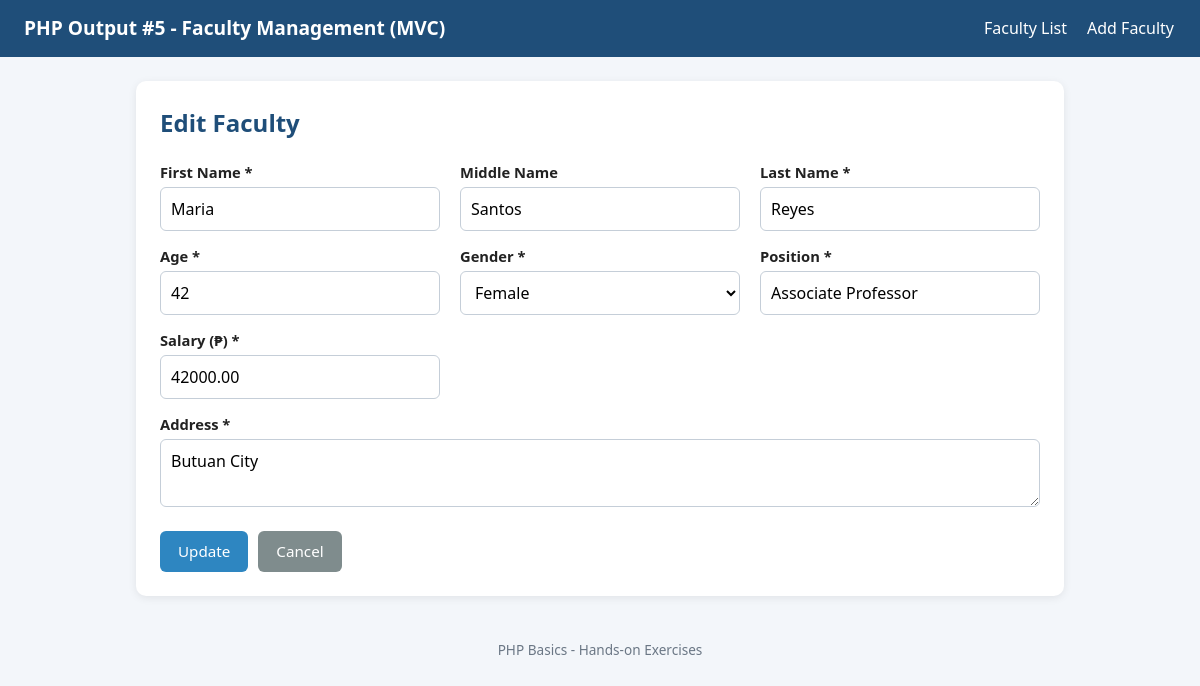
Page /output5/index.php?action=edit&id=2 on the committed database.
### tables this page shows
CREATE TABLE IF NOT EXISTS faculty (
  id          INT UNSIGNED NOT NULL AUTO_INCREMENT,
  first_name  VARCHAR(50)  NOT NULL,
  middle_name VARCHAR(50)  DEFAULT NULL,
  last_name   VARCHAR(50)  NOT NULL,
  age         TINYINT UNSIGNED NOT NULL,
  gender      ENUM('Male','Female','Other') NOT NULL,
  address     VARCHAR(255) NOT NULL,
  position    VARCHAR(100) NOT NULL,
  salary      DECIMAL(10,2) NOT NULL,
  created_at  TIMESTAMP NOT NULL DEFAULT CURRENT_TIMESTAMP,
  PRIMARY KEY (id)
);

### output5/controllers/FacultyController.php (called while the page is built, shortened)
<?php
require_once __DIR__ . "/../models/Faculty.php";
class FacultyController
{
    private Faculty $model;
    public function __construct()
    {
        $this->model = new Faculty();
    }
    public function edit(): void
    {
        $id  = (int)($_GET["id"] ?? 0);
        $row = $this->model->find($id);
        $data = $row;
        $errors = [];
        $this->render("faculty/form", ["data" => $data, "errors" => $errors, "title" => "Edit Faculty", "id" => $id]);
    }
    private function render(string $view, array $vars = []): void
    {
        extract($vars);
        require __DIR__ . "/../views/layout/header.php";
        require __DIR__ . "/../views/$view.php";
        require __DIR__ . "/../views/layout/footer.php";
    }
}

### output5/index.php (called while the page is built, shortened)
<?php
require_once __DIR__ . "/controllers/FacultyController.php";
function e($v) { return htmlspecialchars((string)$v, ENT_QUOTES, "UTF-8"); }
$action = $_GET["action"] ?? "index";
try {
    (new FacultyController())->$action();
} catch (PDOException $ex) {
    http_response_code(500);
    echo "<p>Database error. Did you import database.sql?</p><pre>" . e($ex->getMessage()) . "</pre>";
}

### output5/config/database.php (called while the page is built)
<?php
function getConnection(): PDO
{
    static $pdo = null;
    if ($pdo === null) {
        $pdo = new PDO("mysql:host=localhost;dbname=php_exercises;charset=utf8mb4", "root", "", [
            PDO::ATTR_ERRMODE            => PDO::ERRMODE_EXCEPTION,
            PDO::ATTR_DEFAULT_FETCH_MODE => PDO::FETCH_ASSOC,
            PDO::ATTR_EMULATE_PREPARES   => false,
        ]);
    }
    return $pdo;
}

### output5/models/Faculty.php (called while the page is built, shortened)
<?php
require_once __DIR__ . "/../config/database.php";
class Faculty
{
    private PDO $db;
    public function __construct()
    {
        $this->db = getConnection();
    }
    public function find(int $id): ?array
    {
        $stmt = $this->db->prepare("SELECT * FROM faculty WHERE id = ?");
        $stmt->execute([$id]);
        return $stmt->fetch() ?: null;
    }
}

### output5/views/faculty/form.php (the view, shortened to what this page needs)
<?php
function ferr($errors, $k) { return isset($errors[$k]) ? "<span class=\"err\">" . e($errors[$k]) . "</span>" : ""; }
function fcls($errors, $k) { return isset($errors[$k]) ? "has-error" : ""; }
$action = $id ? "index.php?action=edit&id=$id" : "index.php?action=create";
?>
<div class="card">
  <h2><?= e($title) ?></h2>
  <form method="post" action="<?= e($action) ?>" novalidate>
    <div class="grid">
      <div class="<?= fcls($errors,"first_name") ?>"><label for="first_name">First Name *</label>
        <input type="text" id="first_name" name="first_name" value="<?= e($data["first_name"]) ?>" maxlength="50" required><?= ferr($errors,"first_name") ?></div>
      <div class="<?= fcls($errors,"middle_name") ?>"><label for="middle_name">Middle Name</label>
        <input type="text" id="middle_name" name="middle_name" value="<?= e($data["middle_name"]) ?>" maxlength="50"><?= ferr($errors,"middle_name") ?></div>
      <div class="<?= fcls($errors,"last_name") ?>"><label for="last_name">Last Name *</label>
        <input type="text" id="last_name" name="last_name" value="<?= e($data["last_name"]) ?>" maxlength="50" required><?= ferr($errors,"last_name") ?></div>
      <div class="<?= fcls($errors,"age") ?>"><label for="age">Age *</label>
        <input type="number" id="age" name="age" min="18" max="100" value="<?= e($data["age"]) ?>" required><?= ferr($errors,"age") ?></div>
      <div class="<?= fcls($errors,"gender") ?>"><label for="gender">Gender *</label>
        <select id="gender" name="gender" required>
          <?php foreach (["Male","Female","Other"] as $g): ?>
            <option value="<?= $g ?>" <?= $data["gender"] === $g ? "selected" : "" ?>><?= $g ?></option>
          <?php endforeach; ?>
        </select><?= ferr($errors,"gender") ?></div>
      <div class="<?= fcls($errors,"position") ?>"><label for="position">Position *</label>
        <input type="text" id="position" name="position" value="<?= e($data["position"]) ?>" maxlength="100" placeholder="e.g. Instructor" required><?= ferr($errors,"position") ?></div>
      <div class="<?= fcls($errors,"salary") ?>"><label for="salary">Salary (&#8369;) *</label>
        <input type="number" id="salary" name="salary" min="0" step="0.01" value="<?= e($data["salary"]) ?>" required><?= ferr($errors,"salary") ?></div>
      <div class="full <?= fcls($errors,"address") ?>"><label for="address">Address *</label>
        <textarea id="address" name="address" rows="2" required><?= e($data["address"]) ?></textarea><?= ferr($errors,"address") ?></div>
    </div>
    <div class="actions">
      <button class="btn" type="submit"><?= $id ? "Update" : "Save" ?></button>
      <a class="btn secondary" href="index.php">Cancel</a>
    </div>
  </form>
</div>

### assets/style.css (style rules this page uses)
:root { --primary:#1f4e79; --accent:#2e86c1; --bg:#f3f6fa; --card:#fff; --text:#222; --muted:#6b7785; --danger:#c0392b; --ok:#1e8449; }
* { box-sizing:border-box; }
body { margin:0; font-family:"Segoe UI",Arial,sans-serif; background:var(--bg); color:var(--text); line-height:1.5; }
.card { background:var(--card); border-radius:10px; padding:24px; margin-bottom:24px; box-shadow:0 2px 8px rgba(0,0,0,.08); }
.card h2 { margin-top:0; color:var(--primary); }
.grid { display:grid; grid-template-columns:repeat(auto-fit,minmax(240px,1fr)); gap:14px 20px; }
.full { grid-column:1/-1; }
label { display:block; font-weight:600; margin-bottom:4px; font-size:.92rem; }
input[type=text], input[type=email], input[type=tel], input[type=number], input[type=password], select, textarea { width:100%; padding:9px 10px; border:1px solid #c5ced8; border-radius:6px; font:inherit; background:#fff; }
.btn { display:inline-block; background:var(--accent); color:#fff; border:0; padding:9px 18px; border-radius:6px; cursor:pointer; text-decoration:none; font:inherit; font-size:.95rem; }
.btn.secondary { background:#7f8c8d; }
.actions { margin-top:18px; display:flex; gap:10px; flex-wrap:wrap; }

### rows in the picture
faculty: first_name "Maria", middle_name "Santos", last_name "Reyes", age "42", gender "Female", position "Associate Professor", salary "42000.00", address "Butuan City"

### other values in the picture
$title "Edit Faculty"
